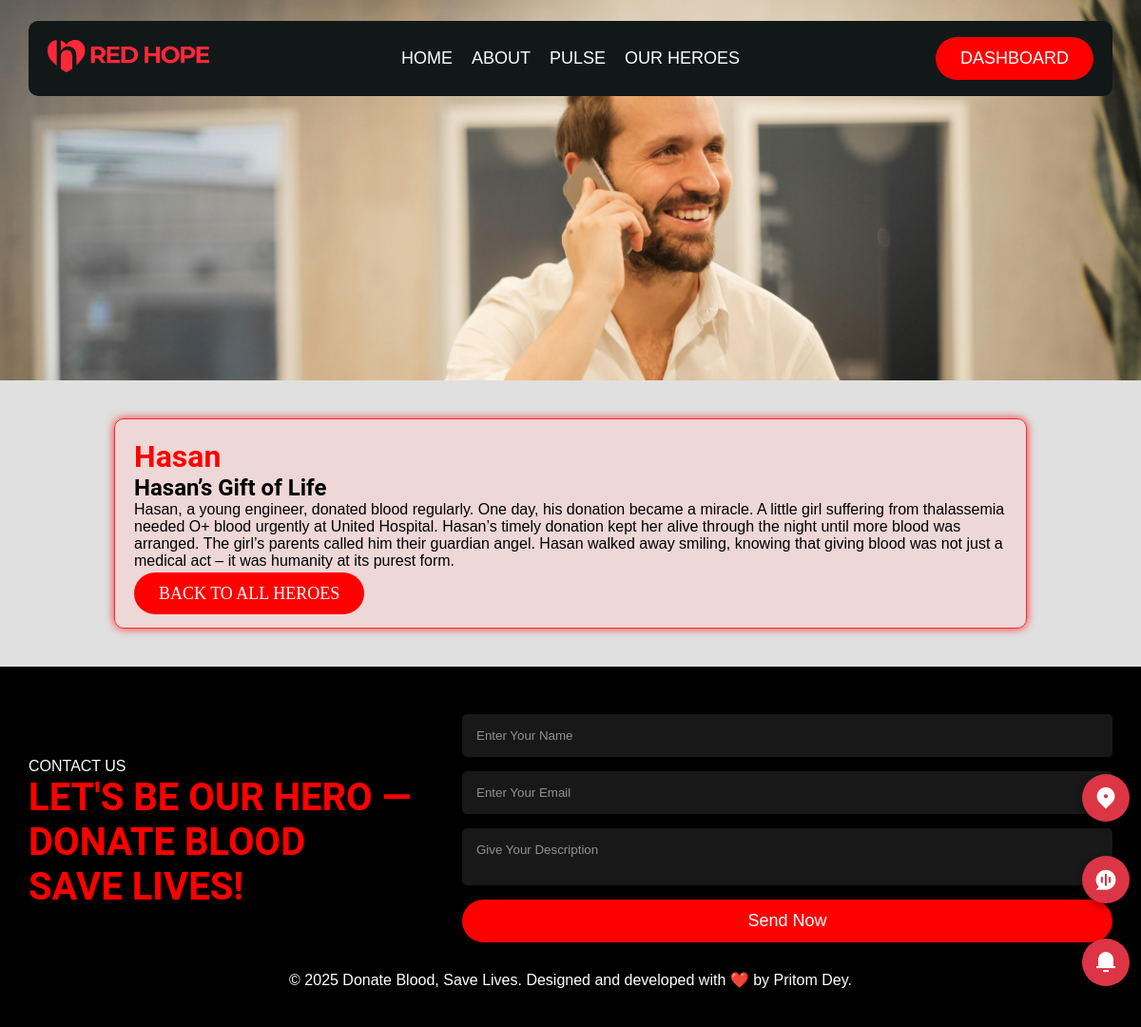
/heroes/7/ (signed in), run on the app's committed database.
### donor/models.py (models this page shows, shortened)
class Hero(models.Model):
    name = models.CharField(max_length=200)
    title = models.CharField(max_length=200)
    description = models.TextField()
    image = models.ImageField(upload_to="heroes/")

### donor/views.py (the view)
# urls.py: path("heroes/<int:pk>/", views.hero_detail, name="hero_detail"),
@login_required(login_url="login")
def hero_detail(request, pk):
    hero = get_object_or_404(Hero, pk=pk)
    return render(request, "donor/hero_detail.html", {"hero": hero})

### donor/templates/donor/hero_detail.html (shortened to what this page needs)
{% extends 'donor/base.html' %}
{% load static %}
{% block main %}
<div class="hero_details_banner"
style="background: url('{{ hero.image.url }}');
width: 100%;
background-size: cover;
background-repeat: no-repeat;
padding: 200px 0;">
</div>
<div class="hero_detail">
    <h1 style="color: red;">{{ hero.name }}</h1>
    <h2>{{ hero.title }}</h2>
    <p style="margin-bottom: 15px;">{{ hero.description }}</p>
    <a  class="btn " style="font-family: poppins; text-transform: uppercase;
           " href="{% url 'heroes' %}" href="{% url 'heroes' %}">Back to all heroes</a>
</div>
{% endblock main %}

### donor/static/css/style.css (style rules this page uses)
* { margin: 0; padding: 0; box-sizing: border-box; }
html, body { width: 100%; height: 100%; background-color: #e0e0e0; }
h1, h2, h3 { font-family: 'Roboto', sans-serif; }
p { font-family: 'Poppins', sans-serif; }
a { text-decoration: none; }
.btn { background-color: red; color: #fff; padding: 12px 26px; border: none; border-radius: 30px; font-size: 18px; cursor: pointer; transition: all 0.3s ease; }
.hero_detail { width: 80%; border-radius: 10px; padding: 20px; background-color: #ffcccc71; border: 1px solid #ff2b2b; box-shadow: 0 0px 10px rgba(255, 0, 0, 0.801); transition: all 0.3s ease; margin: 40px auto; padding-bottom: 25px; max-width: 1100px; }

### data on the page
Hero: image (picture), name "Hasan", title "Hasan’s Gift of Life", description "Hasan, a young engineer, donated blood regularly. One day, his donation became a miracle. A little girl suffering from thalassemia needed O+ blood urgently at United Hospital. Hasan’s timely donation kept her alive through the night until more blood was arranged. The girl’s parents called him their guardian angel. Hasan walked away smiling, knowing that giving blood was not just a medical act – it was humanity at its purest form."
